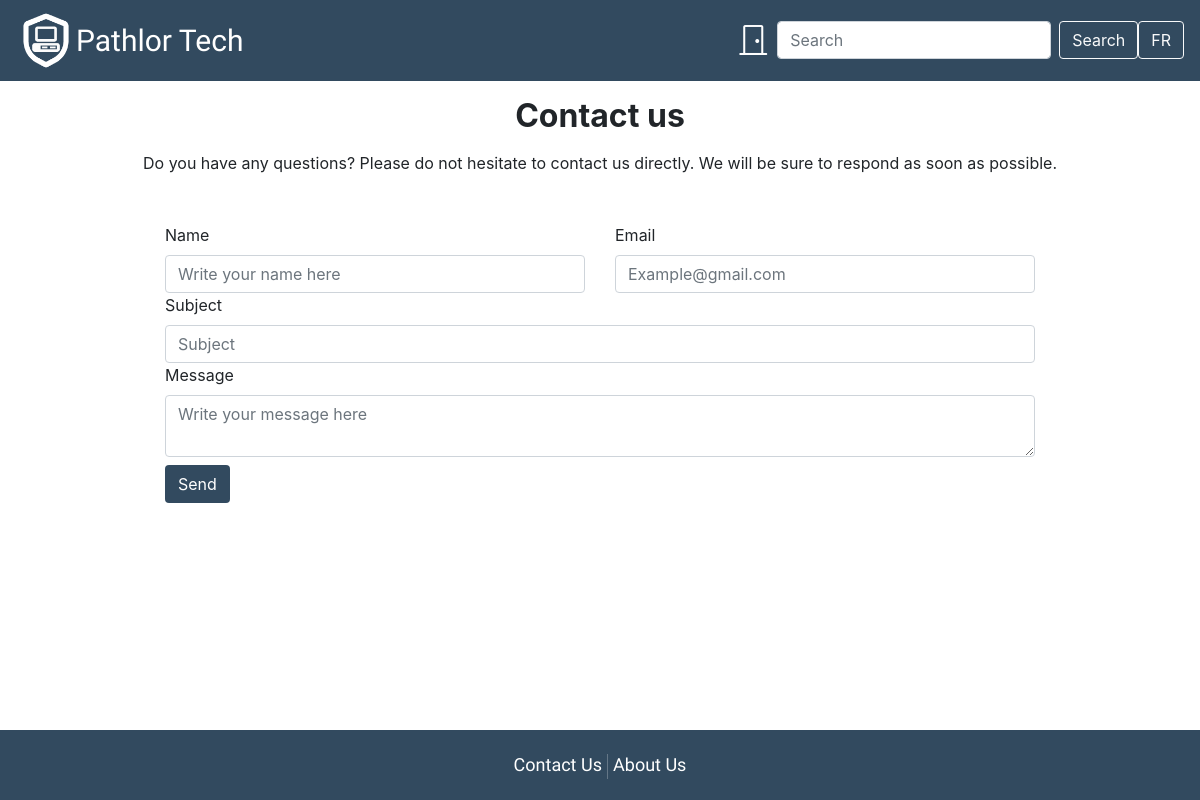
Page /Contact/index on the earlier database version.
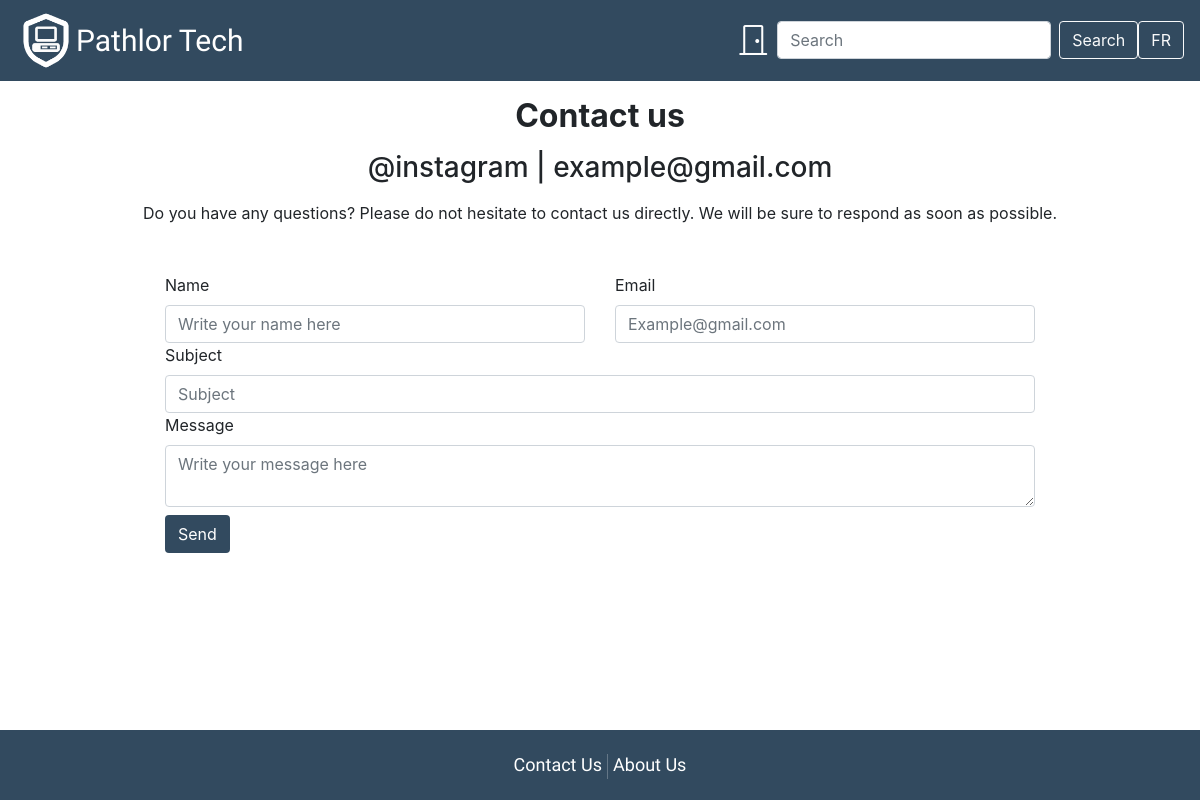
Same page on the later database version.
### tables this page shows
CREATE TABLE `info` (
  `info_id` int(11) NOT NULL,
  `about_text` text NOT NULL,
  `contact_text` text NOT NULL
);

### app/core/Controller.php (called while the page is built, shortened)
<?php
class Controller{
	function view($name, $data = []){
		include('app/views/' . $name . '.php');
	}
}

### app/core/App.php (called while the page is built, shortened)
<?php
class App{
	function __construct(){
		$request = $this->parseUrl($_GET['url'] ?? '');
		$method = 'index';
		if(file_exists('app/controllers/' . $request[0] . '.php'))
		{
			unset($request[0]);
		}
		$controller = new $controller;
		if(isset($request[1]) && method_exists($controller, $request[1])){
			$method = $request[1];
			unset($request[1]);
		}
		$params = array_values($request);
		call_user_func_array([$controller, $method], $params);
	}
	function parseUrl($url){
		return explode('/', trim($url, '/'));
	}
}

### index.php (called while the page is built, shortened)
<?php
    new app\core\App;

### app/models/Info.php (called while the page is built, shortened)
<?php
class Info extends \app\core\Model{
	public function getText(){
		$SQL = "SELECT * FROM info";
		$STH = self::$connection->prepare($SQL);
		$STH->execute();
		$STH->setFetchMode(\PDO::FETCH_CLASS, 'app\\models\\Info');
		return $STH->fetch();
	}
}

### app/core/Model.php (called while the page is built, shortened)
<?php
class Model{
	public static ?PDO $connection = null;
	public function __construct(){
		if(self::$connection == null){
			$env = \Dotenv\Dotenv::createImmutable(getcwd());
			$host = $_ENV['db_host'];
			$dbname = $_ENV['db_name'];
			$user = $_ENV['db_user'];
			$pass = $_ENV['db_pass'];
			$charset = $_ENV['db_charset'];
			try {
				$options = [
					PDO::ATTR_ERRMODE => PDO::ERRMODE_EXCEPTION,
					PDO::ATTR_DEFAULT_FETCH_MODE => PDO::FETCH_CLASS,
					PDO::ATTR_EMULATE_PREPARES => false
				];
				self::$connection = new PDO("mysql:host=$host;dbname=$dbname;charset=$charset", $user, $pass, $options);
				self::$connection->query("SET NAMES $charset");
			}
			catch(PDOException $e) {
				echo $e->getMessage();
			}
		}
	}
}

### app/views/Contact/index.php (the view, shortened to what this page needs)
<?php $this->view('shared/header','Contact us'); ?>
<section class="mb-4">
    <h2 class="h1-responsive font-weight-bold text-center my-3"><?=_('Contact us')?></h2>
    <h3 class="text-center my-3"><?= $data->contact_text ?>
    </h3>
    <p class="text-center w-responsive mx-auto mb-5"><?=_('Do you have any questions? Please do not hesitate to contact us directly. We will be sure to respond as soon as possible.')?></p>
	<div class="d-flex justify-content-center">
        <div class="col-md-9 mb-md-0 mb-5">
            <form id="contact-form" name="contact-form" action="" method="post">
                <div class="row">
                    <div class="col-md-6">
                        <div class="md-form mb-0">
                        	<label for="name" class=""><?=_('Name')?></label>
                            <input type="text" id="name" name="name" class="form-control" placeholder="<?=_('Write your name here')?>">
                        </div>
                    </div>
                    <div class="col-md-6">
                        <div class="md-form mb-0">
                        	<label for="email" class=""><?=_('Email')?></label>
                            <input type="email" id="email" name="email" class="form-control" placeholder="<?=_('Example@gmail.com')?>">
                        </div>
                    </div>
                </div>
                <div class="row">
                    <div class="col-md-12">
                        <div class="md-form mb-0">
                        	<label for="subject" class=""><?=_('Subject')?></label>
                            <input type="text" id="subject" name="subject" class="form-control" placeholder="<?=_('Subject')?>">
                        </div>
                    </div>
                </div>
                <div class="row">
                    <div class="col-md-12">
                        <div class="md-form">
                        	<label for="message"><?=_('Message')?></label>
                            <textarea type="text" id="message" name="message" rows="2" class="form-control md-textarea" placeholder="<?=_('Write your message here')?>"></textarea>
                        </div>
                    </div>
                </div>
                <div class="text-center text-md-left">
	                <button class="btn btn-default mt-2" type="submit" name="send" style="background-color: #324A5F; color: #FFFFFF; "><?=_('Send')?></button>
	            </div>
            </form>
        </div>
    </div>
</section>
<?php $this->view('shared/footer'); ?>

### app/controllers/Contact.php (shortened to what this page needs)
<?php
class Contact extends \app\core\Controller{
	public function index() {
		$contact = new \app\models\Info();
		$contact = $contact->getText();
		if(isset($_POST['send'])) {
			$mail = new PHPMailer(true);
			$mail->isSMTP();
			$mail->Host = 'smtp.gmail.com';
			$mail->SMTPAuth = true;
			$mail->Username = 'maxymgalenko@gmail.com';
			$mail->Password = 'hyxmjcmckdccypkm';
			$mail->SMTPSecure = 'ssl';
			$mail->Port = 465;
			$mail->setFrom('maxymgalenko@gmail.com');
			$mail->addAddress('maxymgalenko@gmail.com');
			$mail->isHTML(true);
			$mail->Subject = $_POST['subject'];
			$mail->Body = $_POST['message'];
			$mail->addReplyTo($_POST['email'], $_POST['name']);
			$mail->send();
			header('location:/Contact/sent');
		}else {
			$this->view('Contact/index', $contact);
		}
	}
}

### app/views/shared/header.php (shortened to what this page needs)
<!DOCTYPE html>
<html dir="<?=_('ltr')?>" lang="<?=_('en')?>">
<head>
  <link href="https://cdn.jsdelivr.net/npm/bootstrap@5.3.0-alpha3/dist/css/bootstrap.min.css" rel="stylesheet">
  <link rel="stylesheet" href="https://cdn.jsdelivr.net/npm/bootstrap-icons@1.10.3/font/bootstrap-icons.css">
  <link rel="stylesheet" href="https://cdn.jsdelivr.net/npm/bootstrap@4.0.0/dist/css/bootstrap.min.css">
  <link rel="stylesheet" type="text/css" href="/style.css">
</head>
<body>
  <nav class="navbar navbar-expand-lg navbar sticky-top">
    <a href='/Main/index'><img src="/images/PathlorLogo.png" id="logo"></a>
    <a class="navbar-brand" href="/Main/index" id="pathlor"><?=_('Pathlor Tech')?></a>
    <div class="collapse navbar-collapse" id="navbarSupportedContent">
      <ul class="navbar-nav ms-auto">
        <li class="nav-item">
          <?php if(!isset($_SESSION['user_id'])) {?>
                  <a class="nav-link" href="/User/index"><i style="font-size: 2rem; color: #FFFFFF; " class='bi-door-closed' title="Log in"></i></a>
                <?php } else { ?>
                  <a class="nav-link" href="/User/logout"><i style="font-size: 2rem; color: #FFFFFF; " class='bi-door-open' title='Log out'></i></a>
                <?php }
                ?>
        </li>
      </ul>
      <form action="/Main/search/" class="form-inline my-2 my-lg-0">
        <input class="form-control mr-sm-2" type="search" placeholder="Search" aria-label="Search" name="search_term">
        <button class="btn btn-outline-light" type="submit">Search</button>
      </form>
      <button class="btn btn-outline-light" type="submit">FR</button>
    </div>
  </nav>

### app/views/shared/footer.php (shortened to what this page needs)
		<footer>
			<div class="text-center p-3" id="footer">
				<a href="/Contact/index"><?=_('Contact Us')?></a>
				<a href="/About/index"><?=_('About Us')?></a>
			</div>
		</footer>
    </body>
</html>

### style.css (style rules this page uses)
nav { background-color: #324A5F; }
#logo { max-width: 60px; }
#pathlor { font-size: 30px; vertical-align: middle; color: #FFFFFF; }
a { font-family: 'Paytone One', sans-serif; text-decoration: none; color: #FFFFFF; }
footer { position: absolute; text-align: center; padding: 5px; font-size: 18px; bottom: 0px; left: 0px; right: 0px; background-color: #324A5F; }
html { height: 100%; }
body { position: relative; margin: 0; min-height: 100%; padding-bottom: 5rem; }
i { font-style: normal; }

Differences in the rows shown:
added info: contact_text "@instagram | example@gmail.com"
